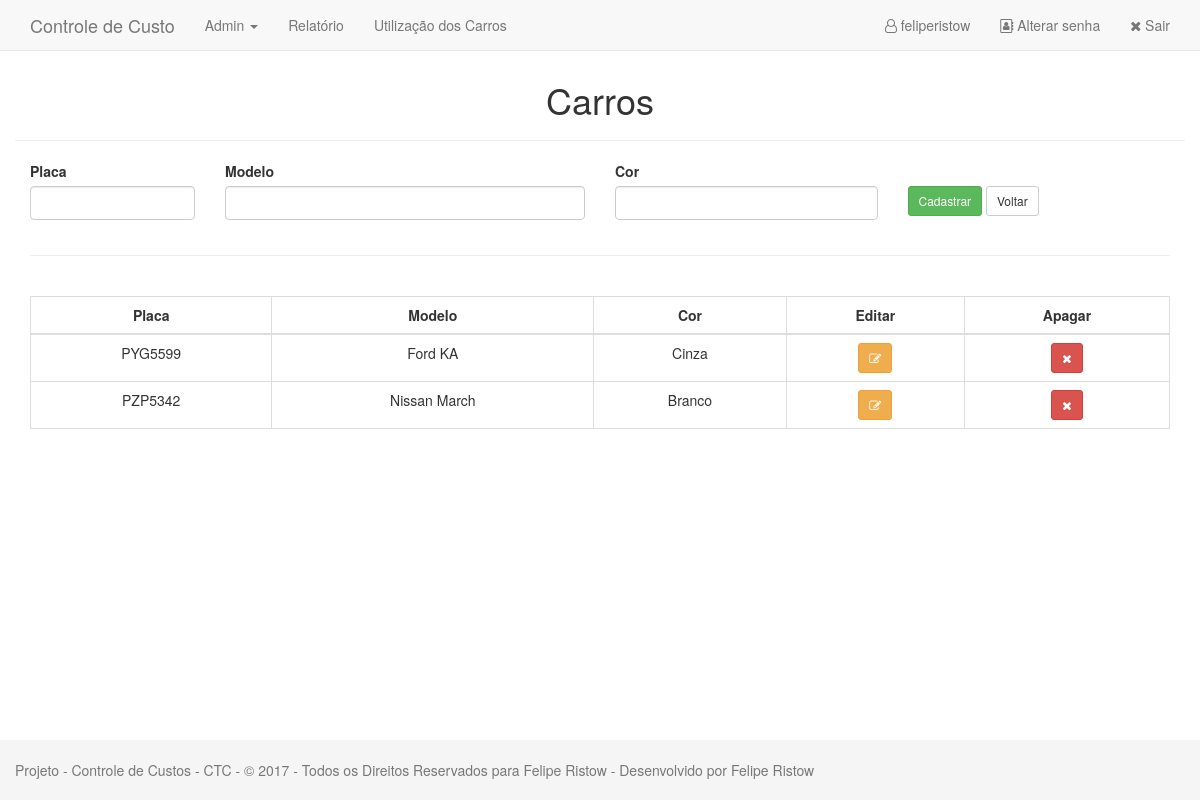
The app's page /carros.php (signed in) with its own data.
### tables this page shows
CREATE TABLE IF NOT EXISTS `carros` (
  `placa` varchar(255) NOT NULL,
  `modelo` varchar(255) NOT NULL,
  `cor` varchar(255) NOT NULL
);

### dao/CarroDAO.php (the view, shortened to what this page needs)
<?php
class CarroDAO {
        public function getSelect($conn){
        $query = mysqli_query($conn, "SELECT * FROM carros ORDER BY placa ASC");
        echo "<table class='table table-bordered text-center'>";
        echo "<thead>";
        echo "<tr>";
        echo "<td><b>Placa</b></td>";
        echo "<td><b>Modelo</b></td>";
        echo "<td><b>Cor</b></td>";
        echo "<td><b>Editar</b></td>";
        echo "<td><b>Apagar</b></td>";
        echo "</tr>";
        echo "</thead>";
        echo "<tbody>";
        while($rows = mysqli_fetch_array($query)){
            echo "<tr>";
            echo "<td>" . $rows['placa'] . "</td>";
            echo "<td>" . $rows['modelo'] . "</td>";
            echo "<td>" . $rows['cor'] . "</td>";
            echo "<td> <a class='btn btn-sm btn-warning' href='atualizarcarro.php?placa=" . $rows['placa'] . "'><i class='fa fa-pencil-square-o' aria-hidden='true'></i></a>";
            echo "<td> <a class='btn btn-sm btn-danger' href='apagarcarro.php?placa=" . $rows['placa'] . "'><i class='fa fa-times' aria-hidden='true'></i></a>";
            echo "</tr>";
        }
        echo "</tbody>";
        echo "</table>";
    }
}

### css/sticky-footer.css (style rules this page uses)
html { position: relative; min-height: 100%; }
body { margin-bottom: 60px; }

### records on screen
carros: placa "PYG5599", modelo "Ford KA", cor "Cinza"
carros: placa "PZP5342", modelo "Nissan March", cor "Branco"

### other values on screen
$_SESSION['nomeusuario'] "feliperistow"
